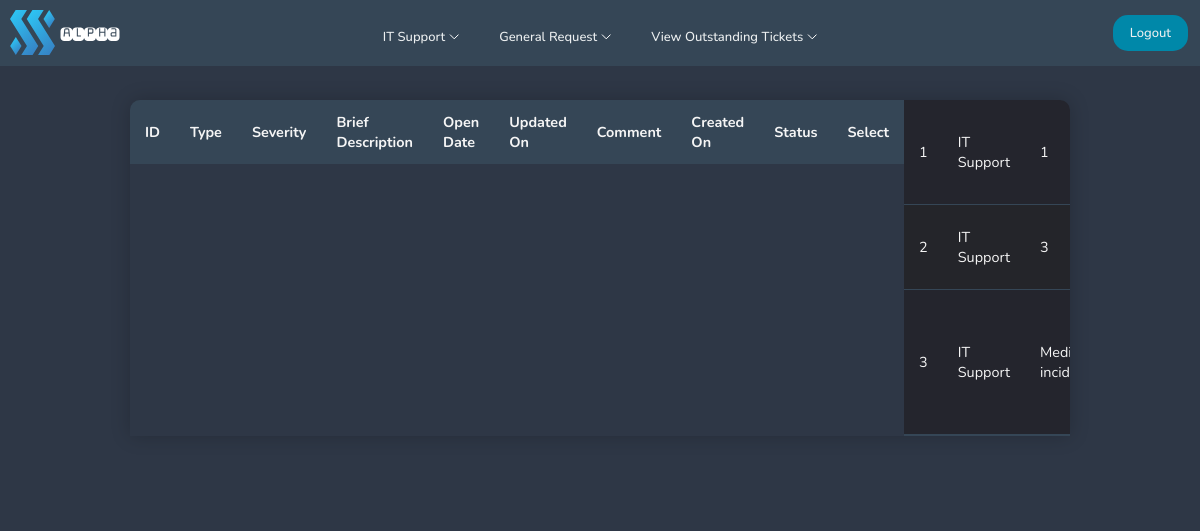
/pages/user-view-it-ticket.php (signed in), run on an earlier commit of the app's database.
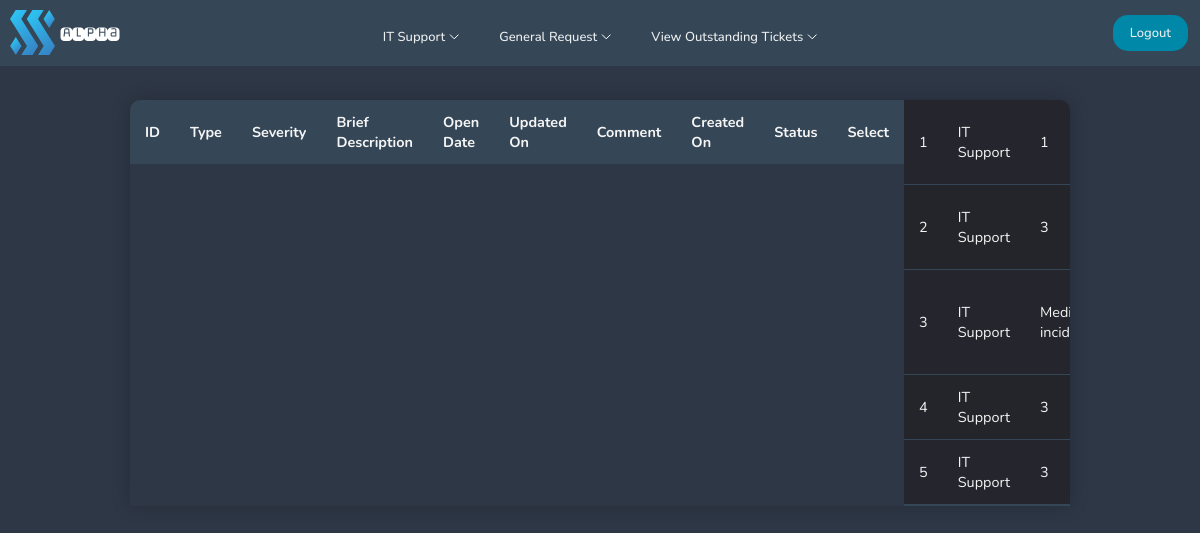
And on a later commit of the database.
### tables this page shows
CREATE TABLE "itticket" (
	"id"	INTEGER,
	"user"	INTEGER,
	"type"	TEXT,
	"severity"	TEXT,
	"brief"	INTEGER,
	"full"	TEXT,
	"createdon"	TEXT,
	"status"	TEXT,
	"comment"	TEXT,
	"updatedon"	TEXT,
	PRIMARY KEY("id"),
	FOREIGN KEY("severity") REFERENCES "itsupportservices"("id")
);

### pages/user-view-it-ticket.php (the view, shortened to what this page needs)
<!DOCTYPE html>
<html lang="en">
<head>
    <?php include'../navigation/userdashnavbar.php';
    require ('../config/dbcon.php'); ?>
    <link rel="stylesheet" href="../navigation/userdashnavbar.css">
    <link rel="stylesheet" href="../css/usertickettable.css">
    <link rel="stylesheet" href="../css/user-select-button.css">
</head>
<body bgcolor="#2E3746">
    <?php
    $user = $_SESSION['id'];
    $query = "SELECT * FROM itticket where user = $user";
    $statement = $conn->prepare($query);
    $statement->execute();
    $statement->setFetchMode(PDO::FETCH_OBJ);
    $result = $statement->fetchAll();
    ?>
    <table class="ticket-table">
        <thead>
        <tr>
            <th>ID</th>
            <th>Type</th>
            <th>Severity</th>
            <th>Brief Description</th>
            <th>Open Date</th>
            <th>Updated On</th>
            <th>Comment</th>
            <th>Created On</th>
            <th>Status</th>
            <th>Select</th>
        </tr>
        </thead>
        <?php foreach($result as $data) { ?>
            <tr>
                <td><?= $data->id; ?> </td>
                <td><?= $data->type; ?> </td>
                <td><?= $data->severity; ?> </td>
            </tr>
            <?php
        }
        ?>
    </table>
</body>
</html>

### navigation/userdashnavbar.php (shortened to what this page needs)
<!DOCTYPE html>
    <head>
        <link rel="stylesheet" href="navigation/userdashnavbar.css">
    </head>
    <body>
        <header>
            <a class="logo" href="/"><img src="../images/logo.svg" width="45" height="45" alt="logo"></a>
            <a class="logo2" href="/"><img src="../images/alpha.svg" width="60" height="60" alt="logo"></a>
            <nav>
                <ul class="nav__links">
                    <li><a href="../pages/user-create-it.php">IT Support</a></li>
                    <li><a href="../pages/user-create-request.php">General Request</a></li>
                    <li><a class="viewticketbutton" href="../pages/user-ticket-type-selection.php">View Outstanding Tickets</a></li>
                </ul>
            </nav>
            <a class="cta" href="../pages/home.php">Logout</a>
        </header>
    </body>
</html>

### navigation/userdashnavbar.css (style rules this page uses)
* { box-sizing: border-box; margin: 0; padding: 0; }
header { width: 100%; top: 0; left: 0; position: fixed; z-index: 100; padding: 20px 10%; background-color: #354656 ; }
.logo { position: fixed; top: 10px; left: 10px; z-index: 9999; }
.logo2 { position: fixed; top: 4px; left: 60px; }
.nav__links a, .cta, .overlay__content a { display: flex; justify-content: center; font-family: "Nunito", sans-serif; font-size: small; font-weight: 500; color: #edf0f1; text-decoration: none; }
.nav__links a::after { content: url("../images/arrowdown.svg"); margin-left: 4px; }
.nav__links { list-style: none; display: flex; justify-content: center; padding-top: 8px; }
.nav__links li { padding: 0px 20px; }
.nav__links li a { transition: color 0.3s ease 0s; }
.cta { position: fixed; top: 15px; right: 12px; z-index: 9999; padding: 9px 17px; background-color: rgba(0, 136, 169, 1); border: none; border-radius: 15px; cursor: pointer; transition: background-color 0.3s ease 0s; }

### css/usertickettable.css (style rules this page uses)
* { box-sizing: border-box; font-family: "Nunito", sans-serif; }
.ticket-table { display: flex; table-layout: fixed; margin-top: 100px; margin-left: auto; margin-right: auto; margin-bottom: 100px; font-size: 0.9em; min-width: 940px; max-width: 940px; border-collapse: collapse; border-radius: 10px 10px 0 0; box-shadow: 0 0 20px rgba(0, 0 ,0, 0.20); overflow: hidden; }
.ticket-table thead tr { background-color: #354656; color: whitesmoke; text-align: left; font-weight: bold; }
.ticket-table th, .ticket-table td { max-width:180px; word-wrap:break-word; padding: 12px 15px; }
.ticket-table tbody tr { border-bottom: 1px solid #354656; color: whitesmoke; }
.ticket-table tbody tr:nth-of-type(even) { background-color: #24252a; }
.ticket-table tbody tr:nth-of-type(odd) { background-color: #24252d; }
.ticket-table tbody tr:last-of-type { border-bottom: 2px solid #354656; }

What changed in the data, as far as the page shows it:
added itticket: id "4", type "IT Support", severity "3"
added itticket: id "5", type "IT Support", severity "3"
